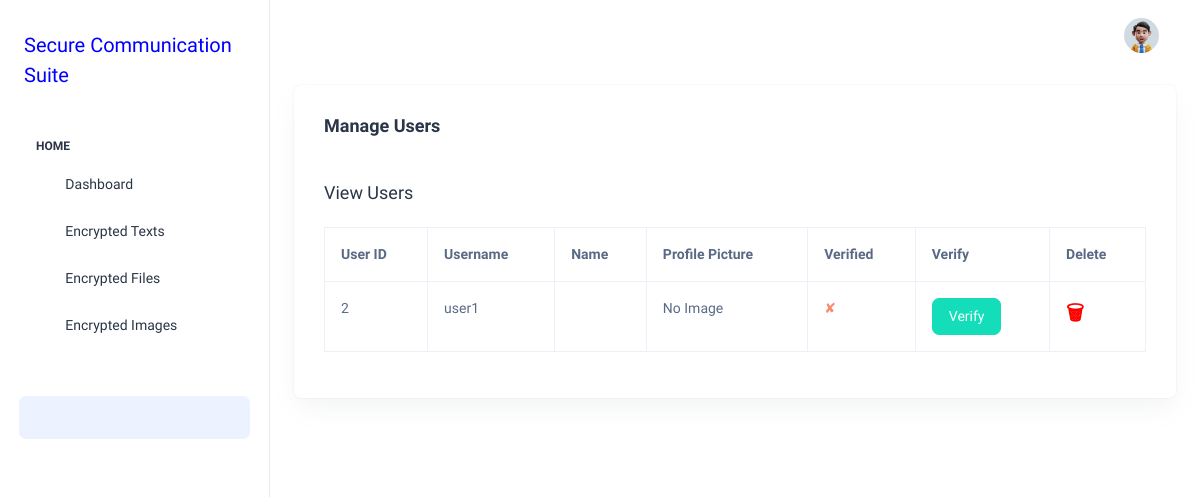
Before: /manage_users with the older database file.
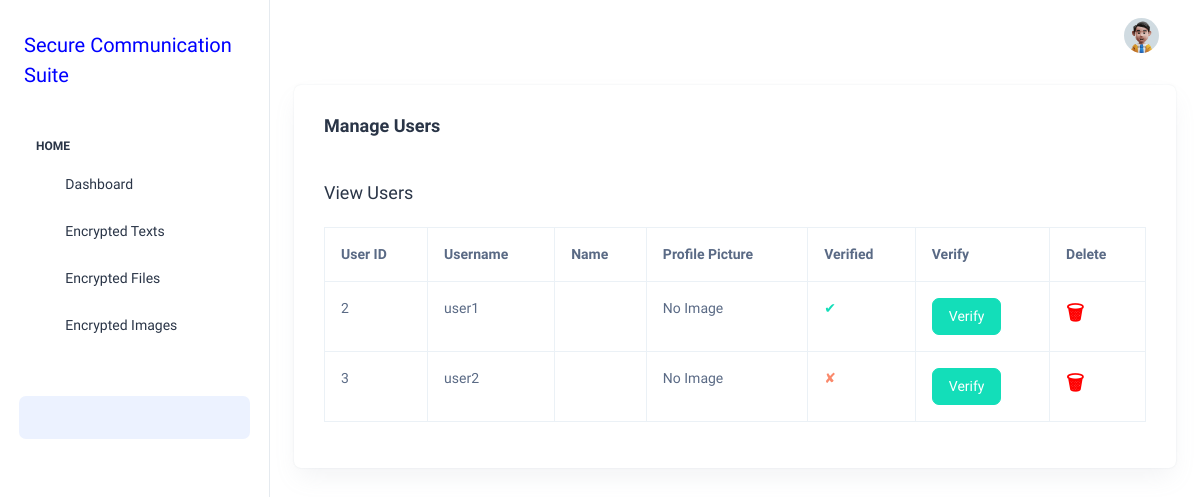
After: the same page with the newer database file.
### securecommapp/models.py (models this page shows, shortened)
class User(AbstractUser):
    name = models.CharField(max_length=100, default='User')
    profile_picture = models.ImageField(upload_to='profile_pictures', blank=True, null=True)
    verified = models.BooleanField(default=False, verbose_name='Is Verified')

### securecommapp/views.py (the view)
# urls.py: path('manage_users', views.manage_users, name='manage_users'),
def manage_users(request):
    users = User.objects.filter(is_superuser=False)
    context = {'users': users}
    return render(request, 'encadmin/manage_users.html', context)

### securecommapp/templates/encadmin/manage_users.html
{% extends 'encadmin/base.html' %}
{% load static %}
{% block content %}
<div class="container-fluid">
    <div class="card">
      <div class="card-body">
        <h5 class="card-title fw-semibold mb-4">Manage Users</h5>
        <br>
        <h5 class="card-title mb-4">View Users</h5>
        <table class="table table-bordered">
            <thead>
                <tr>
                    <th>User ID</th>
                    <th>Username</th>
                    <th>Name</th>
                    <th>Profile Picture</th>
                    <th>Verified</th>
                    <th>Verify</th>
                    <th>Delete</th>
                </tr>
            </thead>
            <tbody>
                {% for user in users %}
                    <tr>
                        <td>{{ user.id }}</td>
                        <td>{{ user.username }}</td>
                        <td>{{ user.get_full_name }}</td>
                        <td>
                            {% if user.profile_picture %}
                                <img src="{{ user.imageURL }}" alt="{{ user.username }}'s Profile Picture" class="img-thumbnail" style="max-width: 100px; max-height: 100px;">
                            {% else %}
                                No Image
                            {% endif %}
                        </td>
                        <td>
                            {% if user.verified %}
                              <span class="text-success">&#10004;</span>
                            {% else %}
                              <span class="text-danger">&#10008;</span>
                            {% endif %}
                        </td>
                        <td><a href="{% url 'verify_user' user.pk %}" class="btn btn-success">Verify</a></td>
                        <td><a href="{% url 'delete_user' user.pk %}"><span style="font-size:20px; color:red; font-weight:700;">&#128465;</span></a></td>
                    </tr>
                {% endfor %}
            </tbody>
        </table>
      </div>
    </div>
</div>
{% endblock %}

Changed rows visible on the page:
changed User "user1": verified "✘" → "✔"
added User: id "3", username "user2", profile_picture "No Image"
